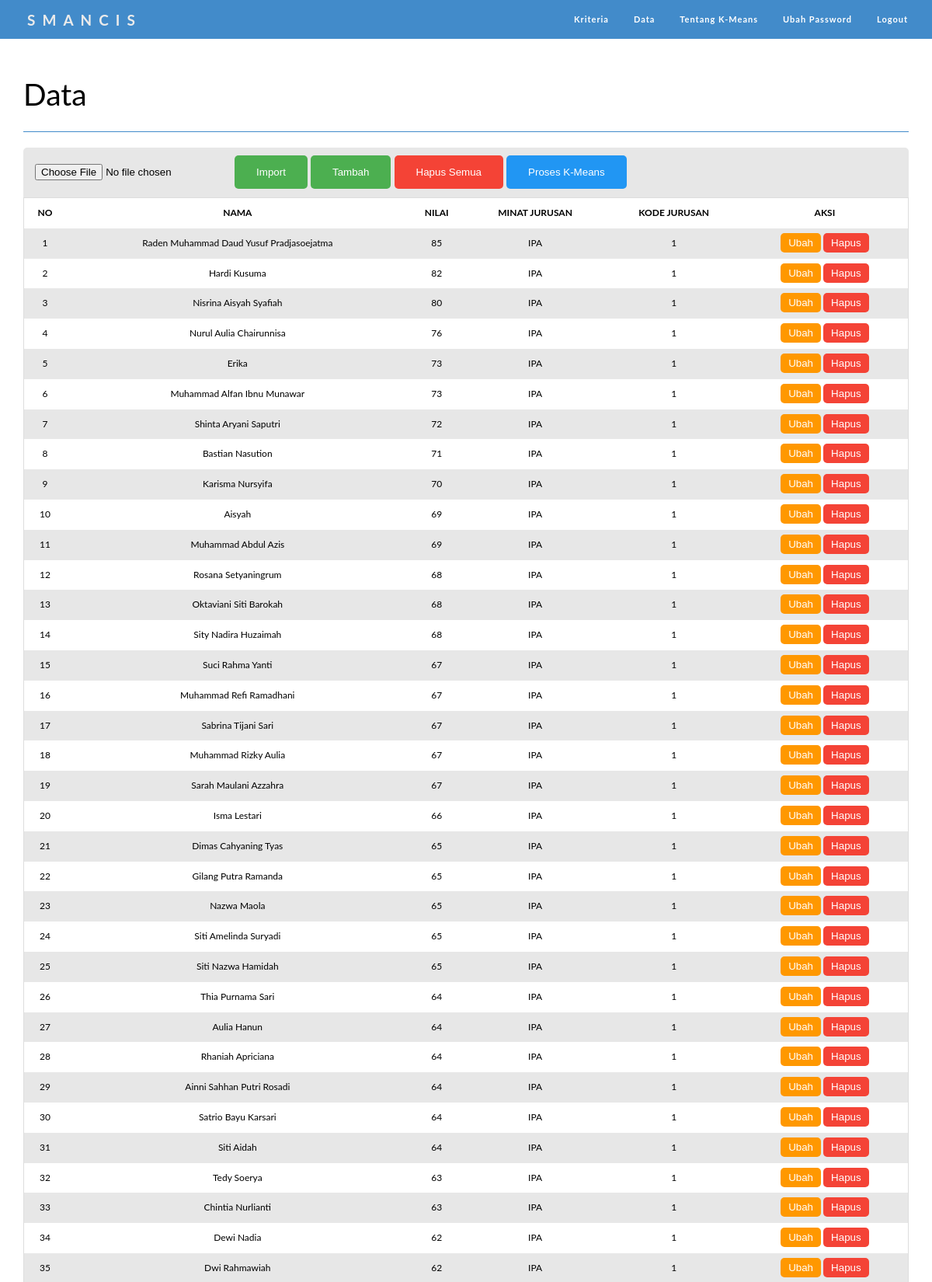
The page /data.php (signed in, upper part) on the database its author committed.
### tables this page shows
CREATE TABLE `data_siswa` (
  `id_data` int(11) NOT NULL,
  `nama_siswa` varchar(100) NOT NULL,
  `nilai` int(11) NOT NULL,
  `minat_jurusan` varchar(100) NOT NULL,
  `kode_jurusan` int(11) NOT NULL
);

### data.php (the view, shortened to what this page needs)
<?php
include('../kmeans-php-web/koneksi.php');
?>
<!DOCTYPE html>
<html lang="en">
<head>
  <link rel="stylesheet" type="text/css" media="screen" href="../kmeans-php-web/css/style1.css">
  <link rel="stylesheet" type="text/css" media="screen" href="../kmeans-php-web//css/style2.css">
</head>
<body>
  <?php include("../kmeans-php-web/navbar.php"); ?>
  <div class="container-data">
    <div class="page-header">
      <h1>Data</h1>
    </div>
    <div class="page-content">
      <div class="content-header">
        <div class="form-group">
          <form method="post" enctype="multipart/form-data" action="upload_aksi.php">
            <input name="filesiswa" type="file" required="required">
            <input class="btn1 add" name="upload" type="submit" value="Import">
          </form>
        </div>
        <div class="form-group">
          <a href="tambahdata.php"><button class="btn1 add">Tambah</button></a>
        </div>
        <div class="form-group">
          <a href="hapusdata.php"><button class="btn1 del">Hapus Semua</button></a>
        </div>
        <div class="form-group">
          <a href="proseskmeans.php" target="_blank"><button class="btn1 prs">Proses K-Means</button></a>
        </div>
      </div>
      <table>
        <thead>
          <tr>
            <th>NO</th>
            <th>NAMA</th>
            <th>NILAI</th>
            <th>MINAT JURUSAN</th>
            <th>KODE JURUSAN</th>
            <th>AKSI</th>
          </tr>
        </thead>
        <tbody>
          <?php $nomor = 1; ?>
          <?php $ambil = $koneksi->query("SELECT * FROM data_siswa"); ?>
          <?php while ($pecah = $ambil->fetch_assoc()) { ?>
            <tr>
              <td><?php echo $nomor++; ?></td>
              <td><?php echo $pecah['nama_siswa']; ?></td>
              <td><?php echo $pecah['nilai']; ?></td>
              <td><?php echo $pecah['minat_jurusan']; ?></td>
              <td><?php echo $pecah['kode_jurusan']; ?></td>
              <td>
                <a href="ubahdata.php?&id=<?php echo $pecah['id_data']; ?>"><button class="btn2 edt">Ubah</button></a>
                <a href="hapusperdata.php?&id=<?php echo $pecah['id_data']; ?>"><button class="btn2 del">Hapus</button></a>
              </td>
            </tr>
          <?php } ?>
        </tbody>
      </table>
    </div>
  </div>
</body>
</html>

### navbar.php
<nav class="container-navbar">
    <div class="content-navbar">
        <div class="nav-header">
            <a class="nav-brand" href="index.php">SMANCIS</a>
        </div>
        <div class="nav-collapse">
            <ul class="nav-nav">
            <?php
                $ambil=$koneksi->query("SELECT * FROM admin");
                $pecah=$ambil->fetch_assoc();
            ?>
                <li><a href="kriteria.php">Kriteria</a></li>
                <li><a href="data.php">Data</a></li>
                <li><a href="tentangkmeans.php">Tentang K-Means</a></li>
                <li><a href="ubahpass.php?&id=<?php echo $pecah['id_admin']; ?>">Ubah Password</a></li>
                <li><a href="logout.php">Logout</a></li>
            </ul>
        </div>
    </div>
</nav>

### css/style1.css (style rules this page uses)
body { height:100%; margin:0; font-size:16px; font-family:"Lato", sans-serif; font-weight:400; line-height:1.8em; background-color: #fff; }
.container-navbar { background: #428bca; font-size: 12px; top: 0; width: 100%; height: 50px; color: white; }
.container-navbar .content-navbar { margin-right: auto; margin-left: auto; padding-left: 15px; padding-right: 15px; box-sizing: border-box; }
.nav-header { margin-right: 0; margin-left: 0; float: left; }
.nav-brand { color: #ebebeb; float: left; margin: 15px 20px; font-size: 19px; line-height: 21px; height: 40px; text-decoration: none; letter-spacing: 9px; font-weight: bold; }
.nav-collapse { border-color: transparent; margin-right: 0; margin-left: 0; padding-left: 0; padding-right: 0; padding-bottom: 0; width: auto; border-top: 0; box-shadow: none; }
.nav-collapse ul { float: right; list-style-type: none; margin: 0; padding: 0; overflow: hidden; background-color: #428bca; }
.nav-collapse li { float: left; }
.nav-collapse a { line-height: 21px; position: relative; display: block; text-decoration: none; font-size: 11px; transition: all 0.3s ease; text-align: center; color: white; padding: 14px 16px; letter-spacing: 1px; font-weight: bold; }
.form-group { display: inline-block; margin-bottom: 0; vertical-align: middle; }
.container-data { width: 1170px; margin-right: auto; margin-left: auto; padding-left: 15px; padding-right: 15px; box-sizing: border-box; }
.container-data .page-header { margin: 50px 0 20px; border-bottom: 1px solid #428bca; }
.container-data .page-header h1 { text-align: left; margin-top: 0; font-size: 39px; margin-bottom: 10.5px; font-family: inherit; font-weight: 400; line-height: 1.1; color: inherit; margin: 0.67em 0; }
.container-data .page-content { background: #e7e7e7; border-radius: 5px; }
.container-data .content-header { padding: 10px 15px; border-bottom: 1px solid transparent; }

### css/style2.css (style rules this page uses)
.btn1 { border: none; color: white; padding: 14px 28px; cursor: pointer; border-radius: 5px; transition: all 0.3s ease; }
.btn2 { border: none; color: white; padding: 5px 10px; cursor: pointer; border-radius: 5px; transition: all 0.3s ease; }
.add { background-color: #4CAF50; }
.del { background-color: #f44336; }
.prs { background-color: #2196F3; }
.edt { background-color: #ff9800; }
table { text-align: center; font-size: 12px; width: 100%; border-collapse: collapse; border-spacing: 0; max-width: 100%; margin-bottom: 0; border: 1px solid #ddd; }
th { background-color: #fff; }
th, td { text-align: center; padding: 5px; }
tr:nth-child(even) { background-color: #fff; }

### rows shown on the page
data_siswa: nama_siswa "Raden Muhammad Daud Yusuf Pradjasoejatma", nilai "85", minat_jurusan "IPA", kode_jurusan "1"
data_siswa: nama_siswa "Hardi Kusuma", nilai "82", minat_jurusan "IPA", kode_jurusan "1"
data_siswa: nama_siswa "Nisrina Aisyah Syafiah", nilai "80", minat_jurusan "IPA", kode_jurusan "1"
data_siswa: nama_siswa "Nurul Aulia Chairunnisa", nilai "76", minat_jurusan "IPA", kode_jurusan "1"
data_siswa: nama_siswa "Erika", nilai "73", minat_jurusan "IPA", kode_jurusan "1"
data_siswa: nama_siswa "Muhammad Alfan Ibnu Munawar", nilai "73", minat_jurusan "IPA", kode_jurusan "1"
data_siswa: nama_siswa "Shinta Aryani Saputri", nilai "72", minat_jurusan "IPA", kode_jurusan "1"
data_siswa: nama_siswa "Bastian Nasution", nilai "71", minat_jurusan "IPA", kode_jurusan "1"
data_siswa: nama_siswa "Karisma Nursyifa", nilai "70", minat_jurusan "IPA", kode_jurusan "1"
data_siswa: nama_siswa "Aisyah", nilai "69", minat_jurusan "IPA", kode_jurusan "1"
data_siswa: nama_siswa "Muhammad Abdul Azis", nilai "69", minat_jurusan "IPA", kode_jurusan "1"
data_siswa: nama_siswa "Rosana Setyaningrum", nilai "68", minat_jurusan "IPA", kode_jurusan "1"
data_siswa: nama_siswa "Oktaviani Siti Barokah", nilai "68", minat_jurusan "IPA", kode_jurusan "1"
data_siswa: nama_siswa "Sity Nadira Huzaimah", nilai "68", minat_jurusan "IPA", kode_jurusan "1"
data_siswa: nama_siswa "Suci Rahma Yanti", nilai "67", minat_jurusan "IPA", kode_jurusan "1"
data_siswa: nama_siswa "Muhammad Refi Ramadhani", nilai "67", minat_jurusan "IPA", kode_jurusan "1"
data_siswa: nama_siswa "Sabrina Tijani Sari", nilai "67", minat_jurusan "IPA", kode_jurusan "1"
data_siswa: nama_siswa "Muhammad Rizky Aulia", nilai "67", minat_jurusan "IPA", kode_jurusan "1"
data_siswa: nama_siswa "Sarah Maulani Azzahra", nilai "67", minat_jurusan "IPA", kode_jurusan "1"
data_siswa: nama_siswa "Isma Lestari", nilai "66", minat_jurusan "IPA", kode_jurusan "1"
data_siswa: nama_siswa "Dimas Cahyaning Tyas", nilai "65", minat_jurusan "IPA", kode_jurusan "1"
data_siswa: nama_siswa "Gilang Putra Ramanda", nilai "65", minat_jurusan "IPA", kode_jurusan "1"
data_siswa: nama_siswa "Nazwa Maola", nilai "65", minat_jurusan "IPA", kode_jurusan "1"
data_siswa: nama_siswa "Siti Amelinda Suryadi", nilai "65", minat_jurusan "IPA", kode_jurusan "1"
data_siswa: nama_siswa "Siti Nazwa Hamidah", nilai "65", minat_jurusan "IPA", kode_jurusan "1"
data_siswa: nama_siswa "Thia Purnama Sari", nilai "64", minat_jurusan "IPA", kode_jurusan "1"
data_siswa: nama_siswa "Aulia Hanun", nilai "64", minat_jurusan "IPA", kode_jurusan "1"
data_siswa: nama_siswa "Rhaniah Apriciana", nilai "64", minat_jurusan "IPA", kode_jurusan "1"
data_siswa: nama_siswa "Ainni Sahhan Putri Rosadi", nilai "64", minat_jurusan "IPA", kode_jurusan "1"
data_siswa: nama_siswa "Satrio Bayu Karsari", nilai "64", minat_jurusan "IPA", kode_jurusan "1"
data_siswa: nama_siswa "Siti Aidah", nilai "64", minat_jurusan "IPA", kode_jurusan "1"
data_siswa: nama_siswa "Tedy Soerya", nilai "63", minat_jurusan "IPA", kode_jurusan "1"
data_siswa: nama_siswa "Chintia Nurlianti", nilai "63", minat_jurusan "IPA", kode_jurusan "1"
data_siswa: nama_siswa "Dewi Nadia", nilai "62", minat_jurusan "IPA", kode_jurusan "1"
data_siswa: nama_siswa "Dwi Rahmawiah", nilai "62", minat_jurusan "IPA", kode_jurusan "1"
